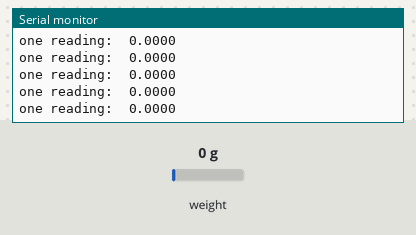
Bench run of a sketch on a simulated Arduino Uno, built with avr-gcc and run on an emulated ATmega328P. Shown: the last lines printed to the serial monitor. The inputs (shaded band) are chosen by the test bench; at power-on: weight on the scale 0 g.

Above: at 8.4 s.
8.5 s: weight on the scale set to 100 g
At 8.52 s:
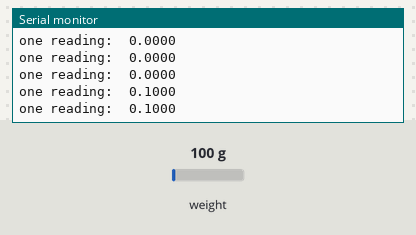
10.0 s: weight on the scale set to 1250 g
At 10.04 s:
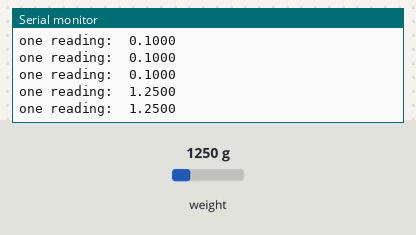
Timing chart, 0 to 13.0 s (numbered marks = the images above; inputs shaded):
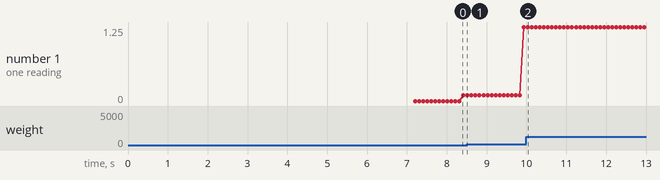

The sketch:

force_sensor.ino
```cpp
#include <Arduino.h>
#include "HX711.h"

// define pins for HX711 circuit wiring
const int LOADCELL_DOUT_PIN = 3;
const int LOADCELL_SCK_PIN = 4;

HX711 scale; // create an instance of the HX711 class

void setup() {
  Serial.begin(57600); // initialize serial communication
  Serial.println("HX711 Demo");
  Serial.println("Initializing the scale");

  scale.begin(LOADCELL_DOUT_PIN, LOADCELL_SCK_PIN); // initialize the scale

  // print initial scale readings
  Serial.println("Before setting up the scale:");
  Serial.print("read: \t\t");
  Serial.println(scale.read()); // print raw reading from the ADC

  Serial.print("read average: \t\t");
  Serial.println(scale.read_average(20)); // print average of 20 readings from the ADC

  Serial.print("get value: \t\t");
  Serial.println(scale.get_value(5)); // print average of 5 readings from the ADC minus the tare weight (not set yet)

  Serial.print("get units: \t\t");
  Serial.println(scale.get_units(5), 1); // print average of 5 readings from the ADC minus tare weight (not set) divided by the SCALE parameter (not set yet)

  scale.set_scale(14100); // set the scale (this value is obtained by calibrating the scale with known weights)
  //scale.set_scale(); // this value is obtained by calibrating the scale with known weights; see the README for details
  scale.tare(); // reset the scale to 0

  // print scale readings after setup
  Serial.println("After setting up the scale:");
  Serial.print("read: \t\t");
  Serial.println(scale.read()); // print raw reading from the ADC

  Serial.print("read average: \t\t");
  Serial.println(scale.read_average(20)); // print average of 20 readings from the ADC

  Serial.print("get value: \t\t");
  Serial.println(scale.get_value(5)); // print average of 5 readings from the ADC minus the tare weight, set with tare()

  Serial.print("get units: \t\t");
  Serial.println(scale.get_units(5), 1); // print average of 5 readings from the ADC minus tare weight, divided by the SCALE parameter set with set_scale

  Serial.println("Readings:");
}

void loop() {
  Serial.print("one reading:\t");
  Serial.println(scale.get_units(), 4); // print one reading of weight measurement
  delay(0); // delay before taking the next reading
}
```

Measured:
- after the input at 8.5 s, the serial monitor: prints a new line at once (image 1)
- after the input at 10.0 s, the serial monitor: prints a new line at once (image 2)
- plotted number 1: 0.1 → 1.25 after the input at 8.5 s
